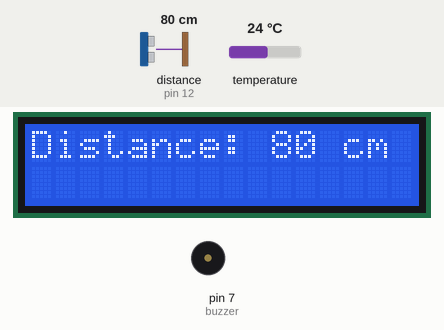
A sketch run on a simulated Arduino Uno, built with avr-gcc and run on an emulated ATmega328P. On the bench: 16×2 character LCD, buzzer (waves = sounding). Wiring (inferred from the names in the program): ultrasonic range finder: trigger pin 11; echo pin 12. Inputs (shaded band) come from the test bench; at power-on: distance to the obstacle (sensor on pin 12) 80 cm, temperature 24 °C. The echo pulse lasts 58.3 µs per cm.

Above: at 1.3 s.
1.4 s: distance to the obstacle (sensor on pin 12) set to 45 cm
At 2.8 s:
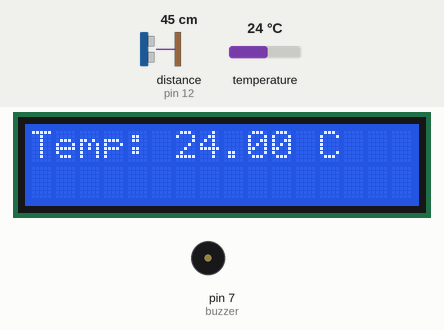
At 4.3 s:
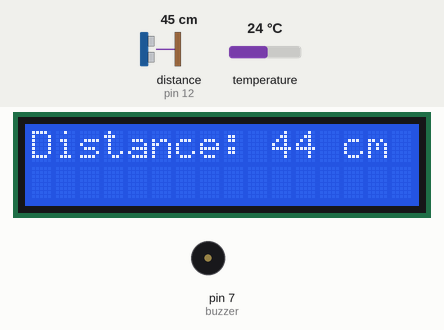
8.9 s: distance to the obstacle (sensor on pin 12) set to 36 cm
At 11.83 s:
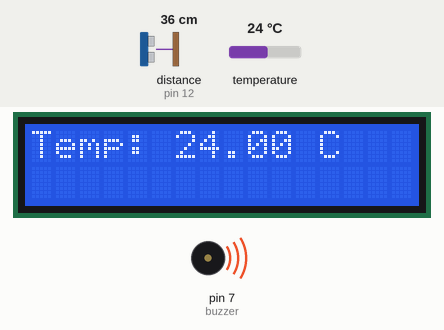
Timing chart, 0 to 19.7 s (numbered marks = the images above; inputs shaded):
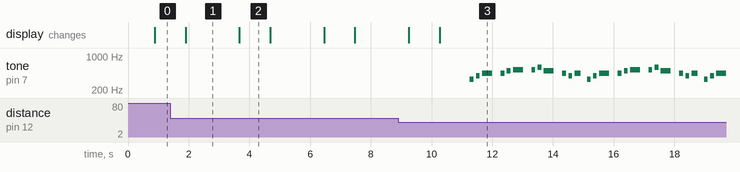

Measured:
- the behaviour switches between 41 and 40 cm on distance to the obstacle (sensor on pin 12) (found by bisection; images 2 and 3)
- after the input at 1.4 s, the display: first differs from a run without the input after 2.3 s (image 2)
- after the input at 8.9 s, tone on pin 7 (buzzer): plays 330 Hz for 0.13 s, 392 Hz for 0.13 s, 440 Hz for 0.33 s, 440 Hz for 0.13 s, 494 Hz for 0.13 s, 523 Hz for 0.33 s … (27 notes in this stretch), starting after 2.4 s; the display: first changes after 0.35 s (image 3 shows a later state)
- what the display in image 1 shows lasts 1.8 s, from 1.9 s to 3.7 s
- what the display in image 2 shows lasts 1.0 s, from 3.7 s to 4.7 s

The sketch:

SketchDemoMusic.ino
```cpp
#define TRIG 11 //Module pins
#define ECHO 12
#include <OneWire.h>
#include <DallasTemperature.h>
#include <Wire.h>
#include <Wire.h>
#include <LiquidCrystal_I2C.h>
#define ONE_WIRE_BUS 2
OneWire oneWire(ONE_WIRE_BUS);

//buzzer sound
const int buzzer = 7;
const float songSpeed = 1.0;
// Defining frequency of each music note
#define NOTE_C4 262
#define NOTE_D4 294
#define NOTE_E4 330
#define NOTE_F4 349
#define NOTE_G4 392
#define NOTE_A4 440
#define NOTE_B4 494
#define NOTE_C5 523
#define NOTE_D5 587
#define NOTE_E5 659
#define NOTE_F5 698
#define NOTE_G5 784
#define NOTE_A5 880
#define NOTE_B5 988

//music notes
int notes[] = {
    NOTE_E4, NOTE_G4, NOTE_A4, NOTE_A4, 0,
    NOTE_A4, NOTE_B4, NOTE_C5, NOTE_C5, 0,
    NOTE_C5, NOTE_D5, NOTE_B4, NOTE_B4, 0,
    NOTE_A4, NOTE_G4, NOTE_A4, 0,

    NOTE_E4, NOTE_G4, NOTE_A4, NOTE_A4, 0,
    NOTE_A4, NOTE_B4, NOTE_C5, NOTE_C5, 0,
    NOTE_C5, NOTE_D5, NOTE_B4, NOTE_B4, 0,
    NOTE_A4, NOTE_G4, NOTE_A4, 0,

    NOTE_E4, NOTE_G4, NOTE_A4, NOTE_A4, 0,
    NOTE_A4, NOTE_C5, NOTE_D5, NOTE_D5, 0,
    NOTE_D5, NOTE_E5, NOTE_F5, NOTE_F5, 0,
    NOTE_E5, NOTE_D5, NOTE_E5, NOTE_A4, 0,

    NOTE_A4, NOTE_B4, NOTE_C5, NOTE_C5, 0,
    NOTE_D5, NOTE_E5, NOTE_A4, 0,
    NOTE_A4, NOTE_C5, NOTE_B4, NOTE_B4, 0,
    NOTE_C5, NOTE_A4, NOTE_B4, 0,

    NOTE_A4, NOTE_A4,
    //Repeat of first part
    NOTE_A4, NOTE_B4, NOTE_C5, NOTE_C5, 0,
    NOTE_C5, NOTE_D5, NOTE_B4, NOTE_B4, 0,
    NOTE_A4, NOTE_G4, NOTE_A4, 0,

    NOTE_E4, NOTE_G4, NOTE_A4, NOTE_A4, 0,
    NOTE_A4, NOTE_B4, NOTE_C5, NOTE_C5, 0,
    NOTE_C5, NOTE_D5, NOTE_B4, NOTE_B4, 0,
    NOTE_A4, NOTE_G4, NOTE_A4, 0,

    NOTE_E4, NOTE_G4, NOTE_A4, NOTE_A4, 0,
    NOTE_A4, NOTE_C5, NOTE_D5, NOTE_D5, 0,
    NOTE_D5, NOTE_E5, NOTE_F5, NOTE_F5, 0,
    NOTE_E5, NOTE_D5, NOTE_E5, NOTE_A4, 0,

    NOTE_A4, NOTE_B4, NOTE_C5, NOTE_C5, 0,
    NOTE_D5, NOTE_E5, NOTE_A4, 0,
    NOTE_A4, NOTE_C5, NOTE_B4, NOTE_B4, 0,
    NOTE_C5, NOTE_A4, NOTE_B4, 0,
    //End of Repeat
      NOTE_E5, 0, 0, NOTE_F5, 0, 0,
    NOTE_E5, NOTE_E5, 0, NOTE_G5, 0, NOTE_E5, NOTE_D5, 0, 0,
    NOTE_D5, 0, 0, NOTE_C5, 0, 0,
    NOTE_B4, NOTE_C5, 0, NOTE_B4, 0, NOTE_A4,

    NOTE_E5, 0, 0, NOTE_F5, 0, 0,
    NOTE_E5, NOTE_E5, 0, NOTE_G5, 0, NOTE_E5, NOTE_D5, 0, 0,
    NOTE_D5, 0, 0, NOTE_C5, 0, 0,
    NOTE_B4, NOTE_C5, 0, NOTE_B4, 0, NOTE_A4};

    // Durations (in ms) of each music note of the song
// Quarter Note is 250 ms when songSpeed = 1.0
int durations[] = {
    125, 125, 250, 125, 125,
    125, 125, 250, 125, 125,
    125, 125, 250, 125, 125,
    125, 125, 375, 125,

    125, 125, 250, 125, 125,
    125, 125, 250, 125, 125,
    125, 125, 250, 125, 125,
    125, 125, 375, 125,

    125, 125, 250, 125, 125,
    125, 125, 250, 125, 125,
    125, 125, 250, 125, 125,
    125, 125, 125, 250, 125,

    125, 125, 250, 125, 125,
    250, 125, 250, 125,
    125, 125, 250, 125, 125,
    125, 125, 375, 375,

    250, 125,
    //Rpeat of First Part
    125, 125, 250, 125, 125,
    125, 125, 250, 125, 125,
    125, 125, 375, 125,

    125, 125, 250, 125, 125,
    125, 125, 250, 125, 125,
    125, 125, 250, 125, 125,
    125, 125, 375, 125,

    125, 125, 250, 125, 125,
    125, 125, 250, 125, 125,
    125, 125, 250, 125, 125,
    125, 125, 125, 250, 125,

    125, 125, 250, 125, 125,
    250, 125, 250, 125,
    125, 125, 250, 125, 125,
    125, 125, 375, 375,
    //End of Repeat

    250, 125, 375, 250, 125, 375,
    125, 125, 125, 125, 125, 125, 125, 125, 375,
    250, 125, 375, 250, 125, 375,
    125, 125, 125, 125, 125, 500,

    250, 125, 375, 250, 125, 375,
    125, 125, 125, 125, 125, 125, 125, 125, 375,
    250, 125, 375, 250, 125, 375,
    125, 125, 125, 125, 125, 500};


DallasTemperature sensors(&oneWire);

LiquidCrystal_I2C lcd(0x27, 16, 2); // set the LCD address to 0x27 for a 16 chars and 2 line display


void setup() {
  //buzzer
  pinMode(buzzer, OUTPUT);
  //temp
  sensors.begin();
// LCD code
  lcd.begin();         // initialize the lcd
  lcd.backlight();    // Turn on the LCD screen backlight
//Ultrasonic sensor
Serial.begin(9600); // Serial monitoring
pinMode(TRIG, OUTPUT); // Initializing Trigger Output and Echo Input
pinMode(ECHO, INPUT_PULLUP);


}
 float cel=sensors.getTempCByIndex(0);
float fahr= (sensors.getTempCByIndex(0) * 9.0) / 5.0 + 32.0;


void loop() {


 const int totalNotes = sizeof(notes) / sizeof(int); //buzzer loop
  sensors.requestTemperatures();

digitalWrite(TRIG, LOW); // Set the trigger pin to low for 2uS
delayMicroseconds(2);

digitalWrite(TRIG, HIGH); // Send a 10uS high to trigger ranging
delayMicroseconds(20);

digitalWrite(TRIG, LOW); // Send pin low again
int distance = pulseIn(ECHO, HIGH,26000); // Read in times pulse

distance= distance/58; //Convert the pulse duration to distance
//You can add other math functions to calibrate it well
int lowDist= distance;                    ///Distance
if(distance>=18){
  lcd.clear();
lcd.setCursor(0,0);
lcd.print("Distance: ");

lcd.print(distance);
lcd.print(" cm");

delay(1000);
  lcd.clear();
  lcd.setCursor(0, 0);
  lcd.print("Temp: ");

  lcd.print(cel);

  lcd.print(" C ");


  delay(1000);

          //buzzer at this distance

if(lowDist<40&&lowDist>=1){
for (int i = 0; i < totalNotes; i++)
  {
    const int currentNote = notes[i];
    float wait = durations[i] / songSpeed;
    // Play tone if currentNote is not 0 frequency, otherwise pause (noTone)
    if (currentNote != 0)
    {
      tone(buzzer, notes[i], wait); // tone(pin, frequency, duration)
    }
    else
    {
      noTone(buzzer);
    }
    // delay is used to wait for tone to finish playing before moving to next loop
    delay(totalNotes);
  }
 return loop;
}
else if(lowDist>300)
{
 digitalWrite(buzzer, HIGH);
}
else{
  digitalWrite(buzzer,LOW);
}


}


}
```
